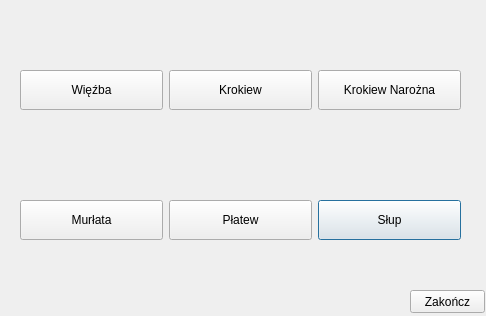
<?xml version="1.0" encoding="UTF-8"?>
<ui version="4.0">
 <class>Result</class>
 <widget class="QDialog" name="Result">
  <property name="geometry">
   <rect>
    <x>0</x>
    <y>0</y>
    <width>486</width>
    <height>316</height>
   </rect>
  </property>
  <property name="sizePolicy">
   <sizepolicy hsizetype="Preferred" vsizetype="Maximum">
    <horstretch>0</horstretch>
    <verstretch>0</verstretch>
   </sizepolicy>
  </property>
  <property name="windowTitle">
   <string>Wyniki</string>
  </property>
  <widget class="QWidget" name="gridLayoutWidget">
   <property name="geometry">
    <rect>
     <x>20</x>
     <y>160</y>
     <width>441</width>
     <height>121</height>
    </rect>
   </property>
   <layout class="QGridLayout" name="gridLayout">
    <item row="0" column="2">
     <widget class="QPushButton" name="buttonPurlinProp">
      <property name="minimumSize">
       <size>
        <width>0</width>
        <height>40</height>
       </size>
      </property>
      <property name="font">
       <font>
        <pointsize>9</pointsize>
       </font>
      </property>
      <property name="text">
       <string>Słup</string>
      </property>
     </widget>
    </item>
    <item row="0" column="0">
     <widget class="QPushButton" name="buttonWallPlate">
      <property name="sizePolicy">
       <sizepolicy hsizetype="Minimum" vsizetype="Maximum">
        <horstretch>0</horstretch>
        <verstretch>8</verstretch>
       </sizepolicy>
      </property>
      <property name="minimumSize">
       <size>
        <width>0</width>
        <height>40</height>
       </size>
      </property>
      <property name="font">
       <font>
        <pointsize>9</pointsize>
       </font>
      </property>
      <property name="text">
       <string>Murłata</string>
      </property>
     </widget>
    </item>
    <item row="0" column="1">
     <widget class="QPushButton" name="buttonPurlin">
      <property name="minimumSize">
       <size>
        <width>0</width>
        <height>40</height>
       </size>
      </property>
      <property name="font">
       <font>
        <pointsize>9</pointsize>
       </font>
      </property>
      <property name="text">
       <string>Płatew</string>
      </property>
     </widget>
    </item>
   </layout>
  </widget>
  <widget class="QWidget" name="gridLayoutWidget_2">
   <property name="geometry">
    <rect>
     <x>20</x>
     <y>40</y>
     <width>441</width>
     <height>101</height>
    </rect>
   </property>
   <layout class="QGridLayout" name="gridLayout_2">
    <item row="0" column="0">
     <widget class="QPushButton" name="buttonTruss">
      <property name="minimumSize">
       <size>
        <width>0</width>
        <height>40</height>
       </size>
      </property>
      <property name="font">
       <font>
        <pointsize>9</pointsize>
       </font>
      </property>
      <property name="text">
       <string>Więźba</string>
      </property>
     </widget>
    </item>
    <item row="0" column="1">
     <widget class="QPushButton" name="buttonCommonRafter">
      <property name="minimumSize">
       <size>
        <width>0</width>
        <height>40</height>
       </size>
      </property>
      <property name="font">
       <font>
        <pointsize>9</pointsize>
       </font>
      </property>
      <property name="text">
       <string>Krokiew</string>
      </property>
     </widget>
    </item>
    <item row="0" column="2">
     <widget class="QPushButton" name="buttonHipRafter">
      <property name="minimumSize">
       <size>
        <width>0</width>
        <height>40</height>
       </size>
      </property>
      <property name="font">
       <font>
        <pointsize>9</pointsize>
       </font>
      </property>
      <property name="text">
       <string>Krokiew Narożna</string>
      </property>
     </widget>
    </item>
   </layout>
  </widget>
  <widget class="QLabel" name="label">
   <property name="geometry">
    <rect>
     <x>-20</x>
     <y>-10</y>
     <width>651</width>
     <height>441</height>
    </rect>
   </property>
   <property name="text">
    <string/>
   </property>
   <property name="pixmap">
    <pixmap resource="../resources.qrc">:/res/background.PNG</pixmap>
   </property>
   <property name="scaledContents">
    <bool>true</bool>
   </property>
  </widget>
  <widget class="QPushButton" name="buttonClose">
   <property name="geometry">
    <rect>
     <x>410</x>
     <y>290</y>
     <width>75</width>
     <height>23</height>
    </rect>
   </property>
   <property name="text">
    <string>Zakończ</string>
   </property>
  </widget>
  <zorder>label</zorder>
  <zorder>gridLayoutWidget</zorder>
  <zorder>gridLayoutWidget_2</zorder>
  <zorder>buttonClose</zorder>
 </widget>
 <resources>
  <include location="../resources.qrc"/>
 </resources>
 <connections/>
</ui>
